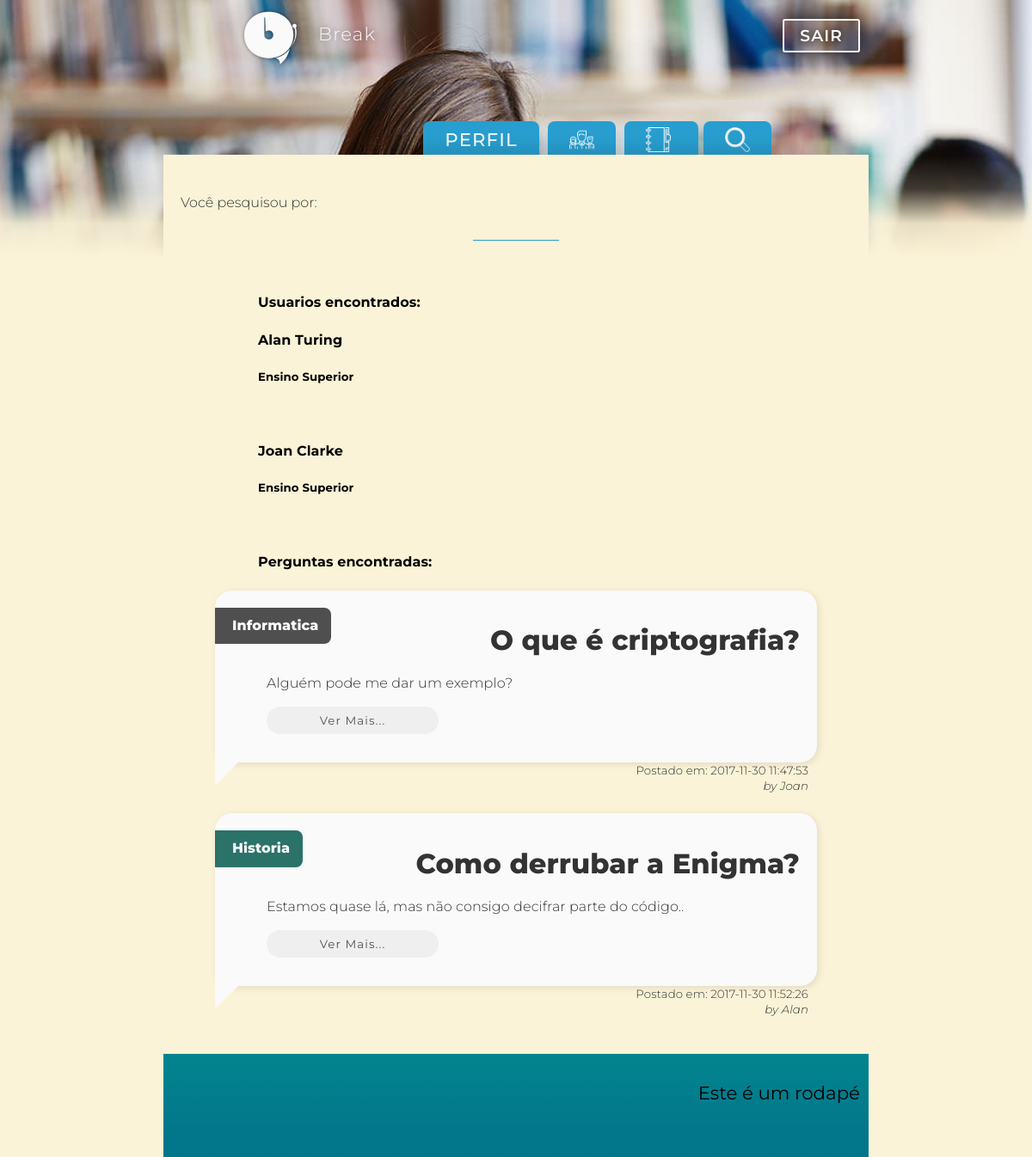
Screenshot of /search.php (signed in) with the database file from the repository.
### tables this page shows
CREATE TABLE `usuario` (
  `idusuario` int(11) NOT NULL,
  `nome_user` varchar(45) NOT NULL,
  `sobrenome_user` varchar(45) NOT NULL,
  `email` varchar(45) DEFAULT NULL,
  `login` varchar(45) DEFAULT NULL,
  `senha` varchar(45) DEFAULT NULL,
  `sexo` char(1) DEFAULT NULL,
  `dataNasc` date DEFAULT NULL,
  `escolaridade` text
);

CREATE TABLE `pergunta` (
  `idpergunta` int(11) NOT NULL,
  `prg_titulo` varchar(50) NOT NULL,
  `prg_descricao` text,
  `prg_respondida` tinyint(1) NOT NULL DEFAULT '0',
  `prg_registro` datetime NOT NULL DEFAULT CURRENT_TIMESTAMP,
  `fk_disciplina` int(11) NOT NULL,
  `fk_usuario` int(11) NOT NULL,
  `prg_tipo` varchar(8) NOT NULL DEFAULT 'pergunta'
);

CREATE TABLE `disciplina` (
  `iddisciplina` int(11) NOT NULL,
  `disc_nome` varchar(45) NOT NULL,
  `disc_apelido` varchar(8) DEFAULT NULL,
  `disc_back_color` varchar(7) DEFAULT NULL,
  `disc_textcolor` varchar(7) DEFAULT '#fafafa'
);

### dao-usuario.php (called while the page is built, shortened)
<?php
function procuraUsuario($conexao, $search){
  $usuarios = array();
  $query = "SELECT u.* FROM usuario AS u
            WHERE u.nome_user LIKE '%{$search}%' OR u.sobrenome_user LIKE '%{$search}%' OR u.escolaridade LIKE '%{$search}%';";
  $resultado = mysqli_query($conexao, $query);
  while ($usuario = mysqli_fetch_assoc($resultado)){
    array_push($usuarios, $usuario);
  }
  return $usuarios;
}

### dao-pergunta.php (called while the page is built, shortened)
<?php
  function procuraPergunta($conexao, $search){
    $perguntas = array();
    $query = "SELECT p.*, d.*, u.nome_user
              FROM disciplina AS d
                JOIN pergunta AS p ON p.fk_disciplina = d.iddisciplina
                JOIN usuario AS u ON u.idusuario = p.fk_usuario
              WHERE p.prg_titulo LIKE '%{$search}%' OR p.prg_descricao LIKE '%{$search}%' OR p.prg_registro LIKE '%{$search}%'
              OR d.disc_nome LIKE '%{$search}%' or u.nome_user LIKE '%{$search}%';";
    $resultado = mysqli_query($conexao, $query);
    while ($pergunta = mysqli_fetch_assoc($resultado)){
      array_push($perguntas, $pergunta);
    }
    return $perguntas;
  }

### search.php (the view, shortened to what this page needs)
<?php
	require 'header.php';
	require 'dao-pergunta.php';
	require 'dao-usuario.php';
  $search = $_POST['search'];
?>
	<link rel="stylesheet" type="text/css" href="css/feed.css">
</head>
<body onload="loading();">
	<?php
		include 'essencials/top.php';
	?>
	<div class="main">
	<?php include 'tabs.php'; ?>
		<div id="grad">
			<div id="header_main">
				<div id="header_space2">
          <p>Você pesquisou por: <?=$search?></p>
				</div>
				<hr>
			</div>
		</div>
		<div class="back_main">
			<div id="content">
				<div id="text_content">
          <?php
            $perguntas = procuraPergunta($conexao, $search);
						$respostas = procuraResposta($conexao, $search);
						$usuarios = procuraUsuario($conexao, $search);
						$anotacoes = procuraAnotacao($conexao, $search, $_SESSION['id_usuario']);
						if($usuarios){
							?>
								<h4>Usuarios encontrados:</h4>
							<?php
                foreach ($usuarios as $usuario) :
                	?>
										<div class="usuario">
											<h4><?=$usuario['nome_user']." ".$usuario['sobrenome_user']?></h4>
											<h5><?=$usuario["escolaridade"]?></h5>
										</div>
										<br>
									<?php
        				endforeach;
						}if($perguntas) {
							?>
								<h4>Perguntas encontradas:</h4>
							<?php
                foreach ($perguntas as $pergunta) :
				?>
								<div>
									<div id="balaozin">
							      <div id="tag_disc" style="background-color: <?=$pergunta['disc_back_color']?>;">
							        <p id="text_tag" style="color:  <?=$pergunta['disc_textcolor']?>;">
							          <?=$pergunta['disc_nome']?>
							        </p>
							      </div>
							      <h2><span style="font-weight: 800;"><?= $pergunta['prg_titulo']?></h2>
							      <p id="p_desc"><?=substr($pergunta['prg_descricao'], 0, 80)?></p>
							      <form action="pergunta-detalhe.php" method="post">
							          <input type="submit" name="" value="Ver Mais...">
							      </form>
							    </div ::after>
							    <div id="baixo_balaozin">
							        <p class="header_space2">
							            Postado em: <time><?=$pergunta['prg_registro']?></time>
							        </p>
							        <p class="header_space2">
							          <i>by <?=$pergunta['nome_user']?></i>
							        </p>
							</div>
							<br>
						<?php
								endforeach;
            }if($respostas) {
							?>
								<h4>Respostas encontradas:</h4>
							<?php
                foreach ($respostas as $resposta) :
									?>
										<div class="">
											<p><?=$resposta['rsp_descricao']?></p>
											<form action="pergunta-detalhe.php" method="post">
								          <input type="hidden" name="id" value="<?=$resposta['fk_pergunta'] ?>" />
								          <input type="submit" name="" value="Ver Mais...">
								      </form>
										</div>
										<div class="baixo_resposta">
											<p class="header_space2">
							            Postado em: <time><?=$resposta['rsp_registro']?></time>
							        </p>
							        <p class="header_space2">
							          <i>by <?=$resposta['nome_user']?></i>
							        </p>
										</div>
										<br>
									<?php
        				endforeach;
						}if ($anotacoes) {
							?>
								<h4>O que encontramos em suas anotações:</h4>
							<?php
                foreach ($anotacoes as $anotacao) :
                ?>
								<div id="anotacaozin" class="" >
								<h2 style="color: <?=$anotacao['disc_back_color']?>;"><strong><?= $anotacao['anota_titulo']?> </strong>| </h2>
								<h3><?=$anotacao['anota_descricao']?></h3>
									<div class="baixo_resposta">
										<p class="header_space2"><a href="notebook.php">Ir para o meu caderno</a></p>
										<p class="header_space2">
											Anotação de: <?=$anotacao['disc_nome']?>
										</p>
										<p class="header_space2">
												Postado em: <time><?=$anotacao['anota_registro']?></time>
										</p>
									</div>
								</div>
									<br>
								<?php
        				endforeach;
						}
          ?>
				</div>
			</div>
		</div>
	</div>
	<div class="back_rodape">
		<div id="rodape">
			<h3> Este é um rodapé </h3>
		</div>
	</div>
</body>
</html>

### header.php (shortened to what this page needs)
<!DOCTYPE HTML>
<html>
<head>
	<link rel="stylesheet" type="text/css" href="css/alerts.css">

### essencials/top.php (shortened to what this page needs)
<div class="top">
		<a href="index.php" title="feed">
			<div class="header-left">
				<img src="img/break_logo_white_shadow.png" alt="break-logo" id="header-logo">
				<h2 id="title-header">Break</h2>
			</div>
		</a>
		<a id="sair" href="logout.php">SAIR</a>
	</div>

### tabs.php (shortened to what this page needs)
<div id="tabs">
  <a href="perfil.php" id="tab" title="Seu perfil">PERFIL</a>
  <a href="users.php" id="tab" title="Outros usuários"><img id="icon" src="img/team.png" alt=""></a>
  <a href="notebook.php" id="tab" title="Seu caderno"> <img id="icon" src="img/notes.png" alt=""> </a>
  <a href="#" onclick="barraBusca()" id="tab" title="Buscar"> <img id="icon" src="img/seach.png" alt=""> </a>
  <div id="tab" style="border-radius: 20px 0px 0px 0px;">
  <form class="" action="search.php" method="post">
      <button id="busca" type="submit">
      </button>
      <a title="Filtre melhor.." href="">
      </a>
  </form>
  </div>
</div>

### css/feed.css (style rules this page uses)
body { font-family: 'Montserrat', sans-serif; margin: 0px; background: url("../img/cover_girl .jpg") no-repeat bottom center; background-color: #0e0e0e; background-size: 100%; background-position: top center; }
hr { width: 100px; border: none; height: 1px; background-color: #279ecf; }
.top { min-width: 100px; max-width: 800px; margin: 20px auto auto; padding: 10px; text-align: right; position: relative; }
#sair { padding: 6px 18px; box-shadow: 0px 0px 30px #0e0e0e; border-color: #fafafa; border-radius: 3px; border-width: 2px; border-style: solid; color: #fafafa; font-size: 14pt; font-weight: 600; text-shadow: 0px 0px 10px #0e0e0e; text-decoration: none; }
#icon { max-width: 29px; max-height: 29px; position: relative; top: 7px; }
input, select, a { border-radius: 20px; border-style: none; padding: 8px 20px; min-width: 200px; min-height: 20px; letter-spacing: 1.1px; color: #505050; font-family: 'Montserrat', sans-serif; position: relative; z-index: 2; }
#busca { padding: 9.8px 14px 7.5px 30px; cursor: pointer; font-size: 12pt; font-weight: 500; color: #fafafa; text-decoration: none; text-transform: uppercase; font-family: 'Montserrat', sans-serif; background-color: #279ecf; border-radius: 8px; border-width: 0px; margin: 0px 3px 0px -25px; position: relative; top: 2px; transition: background-color 0.5s; }
.main { margin: auto; margin-top: 20px; margin-bottom: 0px; font-family: 'Montserrat', sans-serif; }
.back_main { background-color: #fbf3d7; position: relative; margin: 0px; position: relative; z-index: 2; padding: 0px; }
#grad { background: linear-gradient(180deg, rgba(251,0,0,0), rgba(251,243,215,0.2), rgba(251,243,215,0.9), rgba(251,243,215, 1)); margin: auto; }
#tabs { margin: auto; min-height: 30px; min-width: 100px; max-width: 600px; position: relative; z-index: 1; text-align: right; top: 58px; }
#tab { font-size: 16pt; color: #fafafa; text-decoration: none; line-height: 40px; font-family: 'Montserrat', sans-serif; font-weight: 500; background-color: #279ecf; border-radius: 8px 8px 0px 0px; margin: 0px 3px; padding: 8px 25px 7px 25px; transition: background-color 0.5s; transition: box-shadow 0.5s; }
#content { background-color: #fbf3d7; min-width: 100px; min-height: 100px; max-width: 800px; margin: auto; padding: 10px; }
h2 { margin-right: 10px; margin-bottom: 0px; font-weight: 500; font-size: 24pt; color: #333333; text-align: right; padding-left: 20px; }
#title-header { position: relative; top: -10px; left: 0px; float: left; padding-top: 10px; font-weight: 300; text-shadow: 0px 0px 10px rgba(0,0,0,0.6); font-size: 16pt; color: #fafafa; }
h3 { margin-left: 10px; font-weight: 400; font-size: 16pt; text-align: right; }
p { color: #333; text-align: justify; font-weight: 300; word-wrap: break-word; }
#header_main { box-shadow: 0px -10px 15px rgba(0,0,0,0.1); background-color: #fbf3d7; min-height: 100px; min-width: 100px; max-width: 800px; margin: auto; padding: 10px; position: relative; z-index: 2; }
#header_space2 { margin-top: 10px; padding: 10px; margin-right: 10px; }
.header_space2 { text-align: right; margin: 0px; font-size: 10pt; padding: 0px 10px 0px 0px; }
.header-left { margin-top: -30px; margin-left: 80px; float: left; padding-top: 8px; }
#header-logo { max-width: 70px; max-height: 70px; float: left; padding-top: 2px; }
#text_content { padding: 10px 50px 10px 50px; letter-spacing: 0.1px; line-height: 1.4; text-indent: 50px; }
.back_rodape { background-color: #fbf3d7; margin: 0px; margin-bottom: 0px; }
#rodape { background-image: linear-gradient(-180deg, transparent 0%, rgba(1,89,131,0.35) 80%); background-color: #02858F; margin: auto; margin-bottom: 0px; padding: 10px; min-width: 100px; min-height: 100px; max-width: 800px; }
#balaozin { margin: auto; padding: 10px; background-color: #fafafa; border-radius: 20px; border-bottom-right-radius: 80px/3px; position: relative; z-index: 2; box-shadow: 2px 2px 8px rgba(0,0,0,0.1); }
#balaozin:after { content: ''; border: 40px solid transparent; border-left-color: #fafafa; border-top: 0; border-right: 0; position: relative; z-index: 0; margin-left: -10px; margin-bottom: 28px; }
#tag_disc { text-indent: 0px; padding: 5px; margin-left: -10px; margin-top: 10px; position: absolute; text-align: left; border-radius: 0px 8px 8px 0px; }
#text_tag { text-align: center; margin: 0px; padding: 5px 10px 5px 15px; font-weight: 800; }
#baixo_balaozin { margin: auto; }

### rows the page displays
usuario: nome_user "Alan", sobrenome_user "Turing", escolaridade "Ensino Superior"
usuario: nome_user "Joan", sobrenome_user "Clarke", escolaridade "Ensino Superior"
pergunta: fk_disciplina.disc_nome "Informatica", prg_titulo "O que é criptografia?", prg_descricao "Alguém pode me dar um exemplo?", prg_registro "2017-11-30 11:47:53", fk_usuario.nome_user "Joan"
pergunta: fk_disciplina.disc_nome "Historia", prg_titulo "Como derrubar a Enigma?", prg_descricao "Estamos quase lá, mas não consigo decifrar parte do código..", prg_registro "2017-11-30 11:52:26", fk_usuario.nome_user "Alan"
